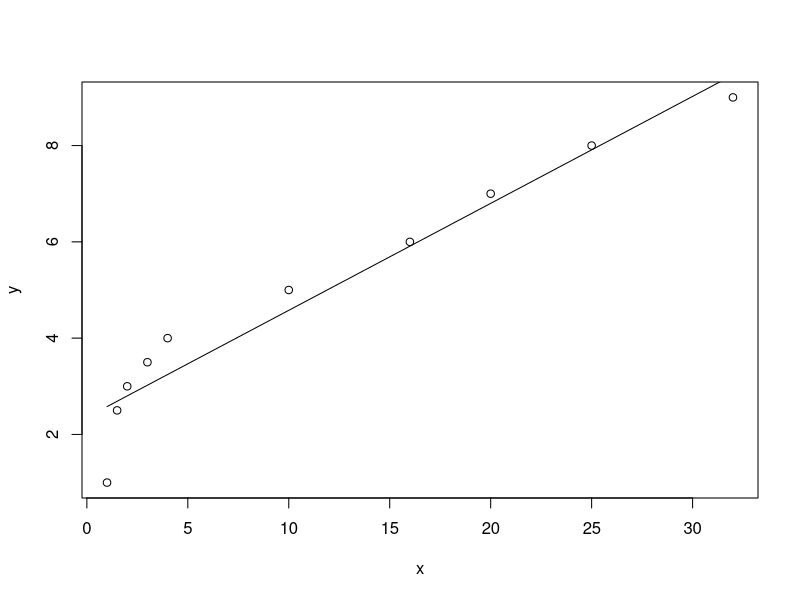
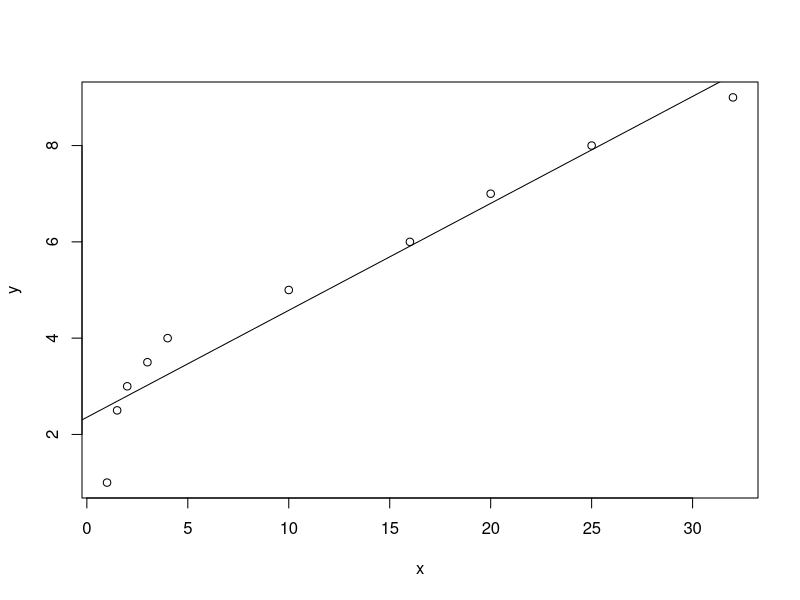

These figures' R source, in order:
#example1
x = c(1, 1.5 ,2 ,3 ,4 ,10, 16, 20, 25, 32)
y = c(1, 2.5, 3, 3.5, 4, 5, 6, 7, 8, 9)
plot(x,y)
sxy = cov(x,y)
#there is some positive relationship between the amount of 
#raw materials and final yield of the product,
#with increase of the amount of raw materials the final yield increases
r=cor(x,y)
sxsq=var(x)
beta1hat=sxy/sxsq

xbar=mean(x)
ybar=mean(y)
beta0hat=ybar-beta1hat*xbar
#yhat=0.222x+2.356
curve(beta0hat+beta1hat*x,add=TRUE)

line=lm(y~x)

plot(x,y)
abline(line)

#determination coefficient
r^2
#variability of final yield is explained in almost 94%
#by variability of the amount of raw material

#compute y if x=8,23,28
predict(line,data.frame(x=c(8,23,28)))

#checking significance of beta1
#H0: beta1=0
#H1: beta1!=0
anova(line)
#alpha=0.05 > 0=pvalue -> reject H0
#regression is significant

summary(line)
